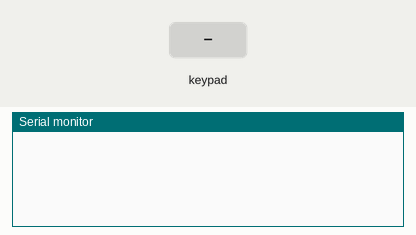
The sketch below on a simulated Arduino Mega 2560, built with avr-gcc and run on an emulated ATmega2560. Parts: the last lines printed to the serial monitor. The inputs (shaded band) are chosen by the test bench.

Above: at 1.2 s.
1.3 s: key '1' pressed
At 2.4 s:
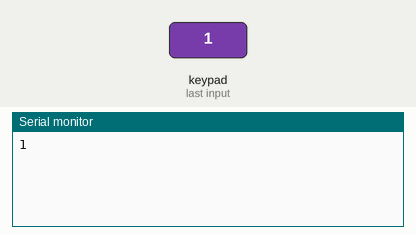
2.8 s: keypad keys 2 2 2 3 2 4 2 5 # pressed 0.4 s apart
At 7.4 s:
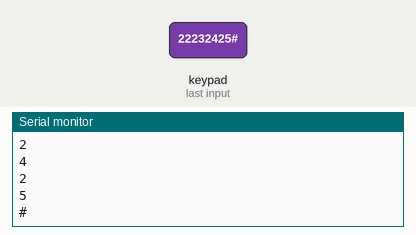
7.9 s: key '*' pressed
At 8.7 s:
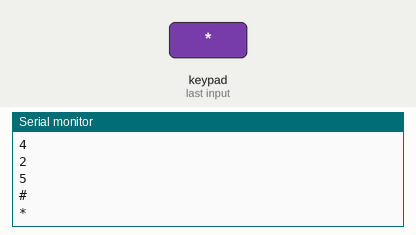
9.4 s: keypad keys 2 6 2 7 2 8 pressed 0.4 s apart
At 12.6 s:
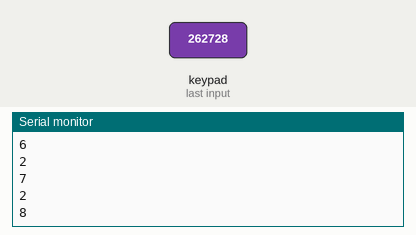
Timing chart, 0 to 14.1 s (numbered marks = the images above; inputs shaded):
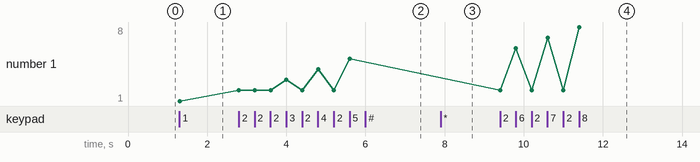

Measured:
- after the input at 1.3 s, the serial monitor: prints a new line at once (image 1)
- after the input at 2.8 s, the serial monitor: prints a new line at once (image 2)
- after the input at 7.9 s, the serial monitor: prints a new line at once (image 3)
- after the input at 9.4 s, the serial monitor: prints a new line at once (image 4)
- plotted number 1: 1 → 5 after the input at 2.8 s, 5 → 8 after the input at 9.4 s

The sketch:

parking_transmitter.ino
```cpp
#include <Keypad.h>

char message;
char keys[4][3] ={
  {'1','2','3'},
  {'4','5','6'},
  {'7','8','9'},
  {'*','0','#'}
};

byte rowPins[4] = {22, 23, 24, 25};
byte colPins[3] = {26, 27, 28};

Keypad kpd = Keypad( makeKeymap(keys), rowPins, colPins, 4, 3);

void setup() {
  Serial.begin(9600);
}

void loop() {
  char key = kpd.getKey();
  if (key != NO_KEY)
  {
    Serial.println(key);
  }
}
```
